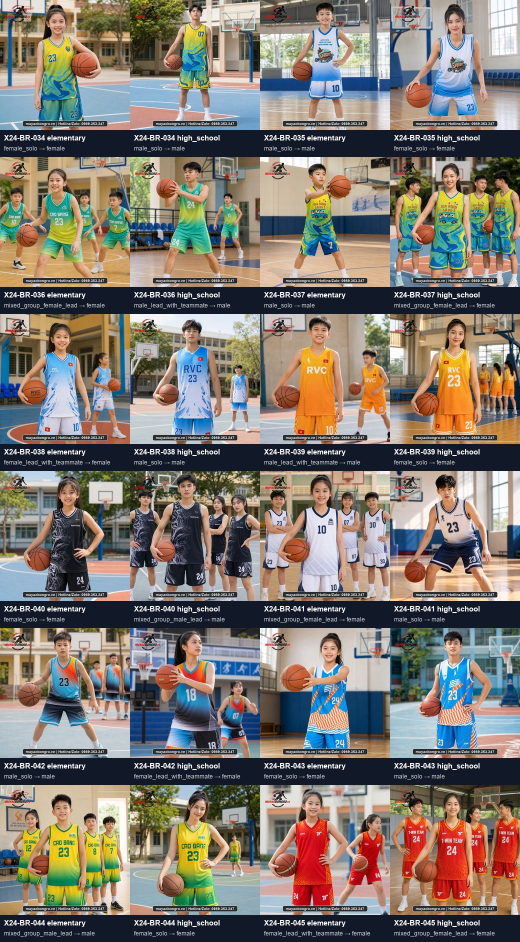
#> input picture mayaobongro.vn/operations/running-to-basketball-page5-20260707/verification/contact-sheet-page5.jpg, 1040 x 1884 px (shown at 1/2 size)
$ python -i prepare-final.py   (imports and definitions only)
#> lines starting #> are read from the running program, lines starting #| are printed output that depends on the picture; pictures that were not available may be replaced by others from this repository, and a replacement may not be noted
#!/usr/bin/env python3
from __future__ import annotations

import json
from pathlib import Path

from PIL import Image, ImageDraw, ImageFont


ROOT = Path(__file__).resolve().parent
LOGO_PATH = ROOT.parents[1] / "image-references" / "logo.png"
CONTACT_TEXT = "mayaobongro.vn | Hotline/Zalo: 0989.353.247"


def load_font(size: int, bold: bool = False) -> ImageFont.ImageFont:
    candidates = [
        "/System/Library/Fonts/Supplemental/Arial Bold.ttf" if bold else "/System/Library/Fonts/Supplemental/Arial.ttf",
        "/Library/Fonts/Arial Bold.ttf" if bold else "/Library/Fonts/Arial.ttf",
        "/usr/share/fonts/truetype/dejavu/DejaVuSans-Bold.ttf" if bold else "/usr/share/fonts/truetype/dejavu/DejaVuSans.ttf",
    ]
    for candidate in candidates:
        try:
            return ImageFont.truetype(candidate, size)
        except OSError:
            continue
    return ImageFont.load_default()


def trim_logo(logo: Image.Image) -> Image.Image:
    rgba = logo.convert("RGBA")
    pixels = rgba.load()
    width, height = rgba.size
    min_x, min_y = width, height
    max_x, max_y = 0, 0
    for y in range(height):
        for x in range(width):
            red, green, blue, alpha = pixels[x, y]
            if red > 244 and green > 244 and blue > 244:
                pixels[x, y] = (red, green, blue, 0)
                continue
            if alpha > 0:
                min_x = min(min_x, x)
                min_y = min(min_y, y)
                max_x = max(max_x, x)
                max_y = max(max_y, y)
    if min_x > max_x or min_y > max_y:
        return rgba
    pad = 12
    return rgba.crop((
        max(0, min_x - pad),
        max(0, min_y - pad),
        min(width, max_x + pad + 1),
        min(height, max_y + pad + 1),
    ))


def stamp(source_path: Path, output_path: Path) -> None:
#> called with source_path = 'verification/contact-sheet-page5.jpg', output_path = 'out.png'
    base = Image.open(source_path).convert("RGBA").resize((1000, 1000), Image.Resampling.LANCZOS)
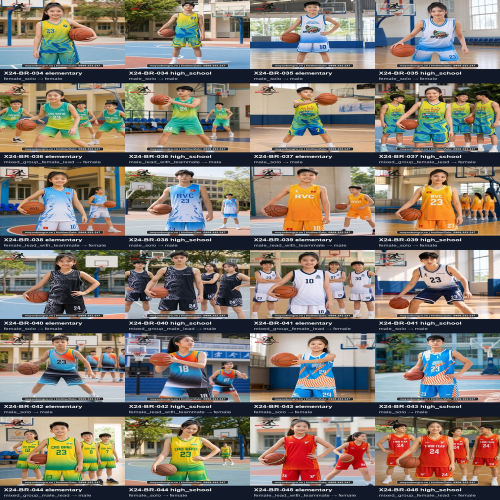
#> base: PIL image 1000x1000 RGBA (shown at 1/2 size); mean R, G, B, A 127.5, 120, 111.5, 255
    logo = trim_logo(Image.open(LOGO_PATH))
    target_width = round(base.width * 0.20)
#> target_width = 200
    target_height = round(logo.height * (target_width / logo.width))
#> target_height = 362
    logo = logo.resize((target_width, target_height), Image.Resampling.LANCZOS)
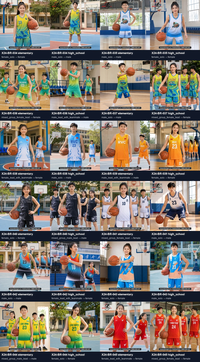
#> logo: PIL image 200x362 RGBA; mean R, G, B, A 126.4, 119, 110.5, 252.1; transparent parts drawn white
    alpha = logo.getchannel("A").point(lambda value: int(value * 0.88))
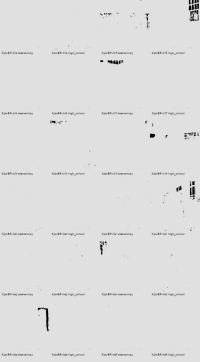
#> alpha: PIL image 200x362 L; min 0, max 224, mean 221.5
    logo.putalpha(alpha)
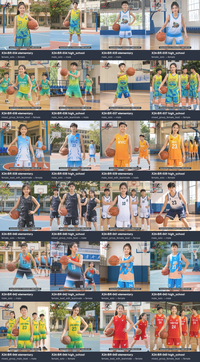
#> logo: PIL image 200x362 RGBA; mean R, G, B, A 126.4, 119, 110.5, 221.5; transparent parts drawn white
    margin = round(base.width * 0.035)
#> margin = 35
    base.alpha_composite(logo, (margin, margin))
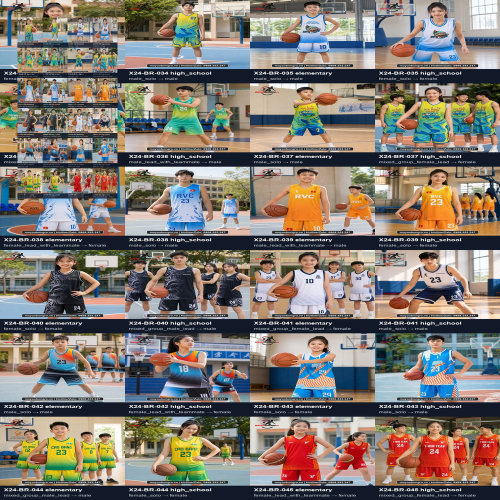
#> base: PIL image 1000x1000 RGBA (shown at 1/2 size); mean R, G, B, A 127.3, 119.8, 112.1, 255

    draw = ImageDraw.Draw(base, "RGBA")
    font = load_font(round(base.width * 0.028), bold=True)
    bbox = draw.textbbox((0, 0), CONTACT_TEXT, font=font)
#> bbox = (0, 5, 648, 33)
    text_width = bbox[2] - bbox[0]
#> text_width = 648
    text_height = bbox[3] - bbox[1]
#> text_height = 28
    pad_x = round(base.width * 0.024)
#> pad_x = 24
    pad_y = round(base.height * 0.010)
#> pad_y = 10
    pill_width = text_width + pad_x * 2
#> pill_width = 696
    pill_height = text_height + pad_y * 2
#> pill_height = 48
    pill_x = round((base.width - pill_width) / 2)
#> pill_x = 152
    pill_y = base.height - pill_height - round(base.height * 0.026)
#> pill_y = 926
    radius = round(pill_height * 0.28)
#> radius = 13
    draw.rounded_rectangle(
        (pill_x, pill_y, pill_x + pill_width, pill_y + pill_height),
        radius=radius,
        fill=(42, 45, 49, 145),
        outline=(245, 245, 245, 210),
        width=max(2, round(base.width * 0.002)),
    )
    text_x = pill_x + pad_x
#> text_x = 176
    text_y = pill_y + round((pill_height - text_height) / 2) - 2
#> text_y = 934
    draw.text((text_x + 2, text_y + 2), CONTACT_TEXT, font=font, fill=(0, 0, 0, 150))
    draw.text((text_x, text_y), CONTACT_TEXT, font=font, fill=(255, 255, 255, 245))

#> (the run stopped early here; a loop or call above may not have finished)
